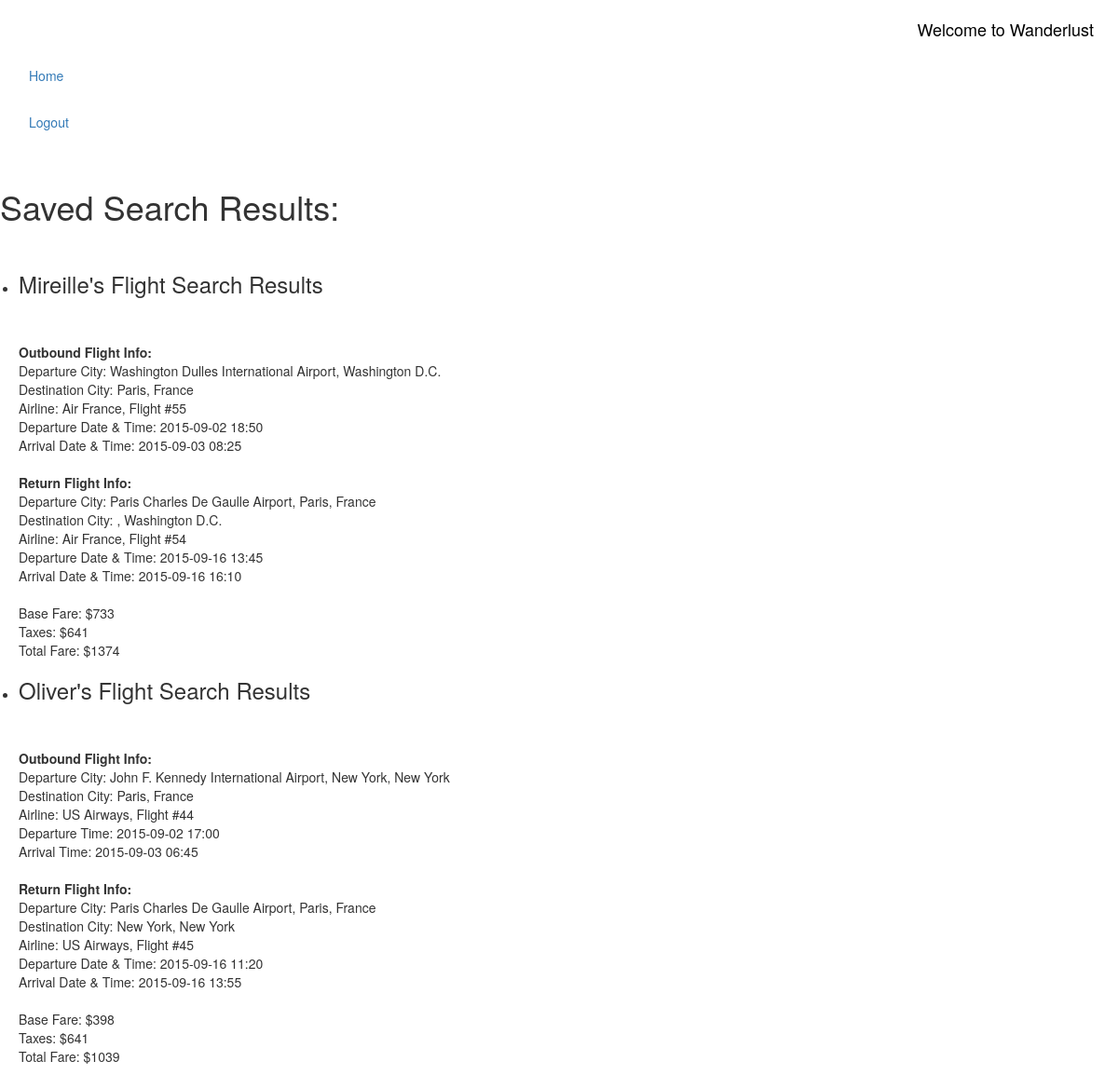
/saved_searches (signed in), run on the app's committed database.
### model.py (models this page shows)
class Search(db.Model):
    __tablename__ = "searches"
    search_id = db.Column(db.Integer, autoincrement=True, primary_key=True, nullable=False)
    user_id = db.Column(db.Integer, db.ForeignKey('users.user_id'), nullable=True)
    traveler1_name = db.Column(db.String(150), nullable=True)
    traveler2_name = db.Column(db.String(150), nullable=True)
    traveler1_origin = db.Column(db.String(75), nullable=True)
    traveler2_origin = db.Column(db.String(75), nullable=True)
    traveler1_max_price = db.Column(db.Integer, nullable=True)
    traveler2_max_price = db.Column(db.Integer, nullable=True)
    departure_date = db.Column(db.String(75), nullable=True)
    return_date = db.Column(db.String(75), nullable=True)
    destination = db.Column(db.String(75), nullable=True)
    users = db.relationship('User', backref=db.backref('searches', order_by=search_id))

class Flight(db.Model):
    __tablename__ = "flights"
    flight_id = db.Column(db.Integer, autoincrement=True, primary_key=True, nullable=False)
    user_id = db.Column(db.Integer, db.ForeignKey('users.user_id'), nullable=True)
    outbound_city_origin = db.Column(db.String(75), nullable=False)
    outbound_city_final_destination = db.Column(db.String(75), nullable=False)
    outbound_airline_code = db.Column(db.String(75), nullable=False)
    outbound_airline_name = db.Column(db.String(75), nullable=False)
    outbound_flight_number = db.Column(db.Integer, nullable=False)
    outbound_datetime_departure = db.Column(db.String(75), nullable=False)
    outbound_datetime_arrival = db.Column(db.String(75), nullable=False)
    inbound_city_origin = db.Column(db.String(75), nullable=False)
    inbound_city_final_destination = db.Column(db.String(75), nullable=False)
    inbound_airline_code = db.Column(db.String(75), nullable=False)
    inbound_airline_name = db.Column(db.String(75), nullable=False)
    inbound_flight_number = db.Column(db.Integer, nullable=False)
    inbound_datetime_departure = db.Column(db.String(75), nullable=False)
    inbound_datetime_arrival = db.Column(db.String(75), nullable=False)
    outbound_destination_city_airport = db.Column(db.String(75), nullable=True)
    inbound_destination_city_airport = db.Column(db.String(75), nullable=True)
    outbound_city_airport = db.Column(db.String(75), nullable=True)
    inbound_city_airport = db.Column(db.String(75), nullable=True)
    base_fare = db.Column(db.Integer, nullable=False)
    taxes = db.Column(db.Integer, nullable=False)
    total_fare = db.Column(db.Integer, nullable=False)
    user = db.relationship('User', backref=db.backref('flights', order_by=user_id))

### server.py (the view)
@app.route('/saved_searches', methods=['GET'])
def view_saved_searches():
    user_id = session['user_id']
    saved_searches = SavedSearch.query.filter_by(user_id=user_id).all()
    for flight in saved_searches:
        flight_list = []
        t1_flights = Flight.query.filter_by(flight_id=flight.t1_flight_id).all()
        t2_flights = Flight.query.filter_by(flight_id=flight.t2_flight_id).all()
        flight_list.append((t1_flights, t2_flights))
        print flight_list[0][0][0].base_fare
    for travelers in saved_searches:
        traveler_info = []
        traveler = Search.query.filter_by(search_id=travelers.search_id).all()
        traveler_info.append(traveler)
        print traveler, "=traveler"
        print traveler_info, "=traveler_info"
        print travelers, "=travelers"
    return render_template("saved_searches.html", saved_searches=saved_searches, flight_list=flight_list, traveler_info=traveler_info)

### templates/saved_searches.html (shortened to what this page needs)
{% extends 'base.html' %}
{% block content %}
<div>
    <h1>Saved Search Results:</h1><br>
</div>
<div>
    <ul>
        <li>
        {% for result in flight_list %}{% for item in traveler_info %}
        <h3>{{item[0].traveler1_name}}'s Flight Search Results</h3><br><br>
        <b>Outbound Flight Info:</b><br>
        Departure City: {{result[0][0].outbound_city_airport}}, {{result[0][0].outbound_city_origin}}<br>
        Destination City: {{result[0][0].outbound_city_final_destination}}<br>
        Airline: {{result[0][0].outbound_airline_name}}, Flight #{{result[0][0].outbound_flight_number}}<br>
        Departure Date & Time: {{result[0][0].outbound_datetime_departure}}<br>
        Arrival Date & Time: {{result[0][0].outbound_datetime_arrival}}<br><br>
        <b>Return Flight Info:</b><br>
        Departure City: {{result[0][0].inbound_city_airport}}, {{result[0][0].inbound_city_origin}}
        <br>Destination City: {{result[0][0].inbound_destination_city_airport}}, {{result[0][0].inbound_city_final_destination}}<br>
        Airline: {{result[0][0].inbound_airline_name}}, Flight #{{result[0][0].inbound_flight_number}}<br>
        Departure Date & Time: {{result[0][0].inbound_datetime_departure}}<br>
        Arrival Date & Time: {{result[0][0].inbound_datetime_arrival}}<br><br>
        Base Fare: ${{result[0][0].base_fare}}<br>
        Taxes: ${{result[0][0].taxes}}<br>
        Total Fare: ${{result[0][0].total_fare}}
        </li>
    </ul>
</div>
<div>
    <ul>
        <li>
    <h3>{{item[0].traveler2_name}}'s Flight Search Results</h3><br><br>
    <b>Outbound Flight Info:</b><br>
    Departure City: {{result[1][0].outbound_city_airport}}, {{result[1][0].outbound_city_origin}}<br>
    Destination City: {{result[1][0].outbound_city_final_destination}}<br>
    Airline: {{result[1][0].outbound_airline_name}}, Flight #{{result[1][0].outbound_flight_number}}<br>
    Departure Time: {{result[1][0].outbound_datetime_departure}}<br>
    Arrival Time: {{result[1][0].outbound_datetime_arrival}}<br><br>
    <b>Return Flight Info:</b><br>
    Departure City: {{result[1][0].inbound_city_airport}}, {{result[1][0].inbound_city_origin}}<br>
    Destination City: {{result[1][0].inbound_city_final_destination}}<br>
    Airline: {{result[1][0].inbound_airline_name}}, Flight #{{result[1][0].inbound_flight_number}}<br>
    Departure Date & Time: {{result[1][0].inbound_datetime_departure}}<br>
    Arrival Date & Time: {{result[1][0].inbound_datetime_arrival}}<br><br>
    Base Fare: ${{result[1][0].base_fare}}<br>
    Taxes: ${{result[1][0].taxes}}<br>
    Total Fare: ${{result[1][0].total_fare}}
    </ul>
        {% endfor %}{% endfor %}
</div>
{% endblock %}

### templates/base.html (shortened to what this page needs)
<!DOCTYPE html>
<head>
<link href="css/bootstrap.min.css" rel="stylesheet">
<link rel="stylesheet" type="text/css" href="//cdn.jsdelivr.net/bootstrap/latest/css/bootstrap.css"/>
 <link rel="stylesheet"
          href="http://maxcdn.bootstrapcdn.com/bootstrap/3.3.4/css/bootstrap.css"/>
</head>
<body>
<div class="navbar navbar-custom navbar-fluid-top">
 <div class="navbar-header"><a class="navbar-brand" href="/">Welcome to Wanderlust</a>
    </div>
    <div class="navbar-collapse collapse">
      <ul class="nav navbar-nav">
        <li class="active">
        <li><a href="/">Home</a></li>
{% if "user_id" in session %}
        <li><a href="/logout">Logout</a></li>
{% else %}
        <li><a href="/login">Login</a></li>
        <li><a href="/register">Register</a></li>
{% endif %}
        <li>&nbsp;</li>
      </ul>
</div>
</div>
    {% block content %}
    {% endblock %}
</body>
</html>

### data on the page
Search: traveler1_name "Mireille", traveler2_name "Oliver"
Flight: outbound_city_airport "Washington Dulles International Airport", outbound_city_origin "Washington D.C.", outbound_city_final_destination "Paris, France", outbound_airline_name "Air France", outbound_flight_number "55", outbound_datetime_departure "2015-09-02 18:50", outbound_datetime_arrival "2015-09-03 08:25", inbound_city_airport "Paris Charles De Gaulle Airport", inbound_city_origin "Paris, France", inbound_city_final_destination "Washington D.C.", inbound_airline_name "Air France", inbound_flight_number "54", inbound_datetime_departure "2015-09-16 13:45", inbound_datetime_arrival "2015-09-16 16:10", base_fare "733", taxes "641", total_fare "1374"
Flight: outbound_city_airport "John F. Kennedy International Airport", outbound_city_origin "New York, New York", outbound_city_final_destination "Paris, France", outbound_airline_name "US Airways", outbound_flight_number "44", outbound_datetime_departure "2015-09-02 17:00", outbound_datetime_arrival "2015-09-03 06:45", inbound_city_airport "Paris Charles De Gaulle Airport", inbound_city_origin "Paris, France", inbound_city_final_destination "New York, New York", inbound_airline_name "US Airways", inbound_flight_number "45", inbound_datetime_departure "2015-09-16 11:20", inbound_datetime_arrival "2015-09-16 13:55", base_fare "398", taxes "641", total_fare "1039"
